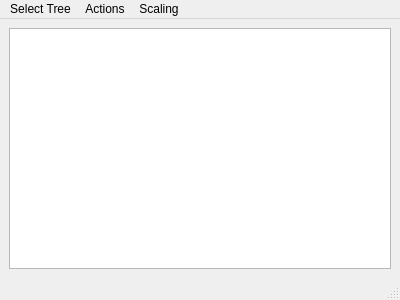
<?xml version="1.0" encoding="UTF-8"?>
<ui version="4.0">
 <class>BSGarden</class>
 <widget class="QMainWindow" name="BSGarden">
  <property name="geometry">
   <rect>
    <x>0</x>
    <y>0</y>
    <width>400</width>
    <height>300</height>
   </rect>
  </property>
  <property name="windowTitle">
   <string>BSGarden</string>
  </property>
  <widget class="QWidget" name="centralwidget">
   <layout class="QHBoxLayout" name="horizontalLayout">
    <item>
     <widget class="QGraphicsView" name="gv">
      <property name="sizePolicy">
       <sizepolicy hsizetype="Expanding" vsizetype="Expanding">
        <horstretch>0</horstretch>
        <verstretch>0</verstretch>
       </sizepolicy>
      </property>
      <property name="autoFillBackground">
       <bool>false</bool>
      </property>
      <property name="verticalScrollBarPolicy">
       <enum>Qt::ScrollBarAsNeeded</enum>
      </property>
      <property name="horizontalScrollBarPolicy">
       <enum>Qt::ScrollBarAsNeeded</enum>
      </property>
      <property name="alignment">
       <set>Qt::AlignCenter</set>
      </property>
      <property name="resizeAnchor">
       <enum>QGraphicsView::AnchorViewCenter</enum>
      </property>
      <property name="viewportUpdateMode">
       <enum>QGraphicsView::SmartViewportUpdate</enum>
      </property>
     </widget>
    </item>
   </layout>
  </widget>
  <widget class="QMenuBar" name="menubar">
   <property name="geometry">
    <rect>
     <x>0</x>
     <y>0</y>
     <width>400</width>
     <height>17</height>
    </rect>
   </property>
   <widget class="QMenu" name="menuActions">
    <property name="title">
     <string>Actions</string>
    </property>
    <addaction name="emplace"/>
    <addaction name="emplace_random"/>
    <addaction name="remove"/>
    <addaction name="clear"/>
   </widget>
   <widget class="QMenu" name="menuSelect_Tree">
    <property name="title">
     <string>Select Tree</string>
    </property>
    <addaction name="bst"/>
    <addaction name="avl"/>
    <addaction name="red_black"/>
    <addaction name="treap"/>
    <addaction name="splay"/>
   </widget>
   <widget class="QMenu" name="menuScaling">
    <property name="title">
     <string>Scaling</string>
    </property>
    <addaction name="zoom_in"/>
    <addaction name="zoom_out"/>
   </widget>
   <addaction name="menuSelect_Tree"/>
   <addaction name="menuActions"/>
   <addaction name="menuScaling"/>
  </widget>
  <widget class="QStatusBar" name="statusbar"/>
  <action name="emplace">
   <property name="text">
    <string>Emplace value</string>
   </property>
  </action>
  <action name="emplace_random">
   <property name="text">
    <string>Emaplce random values</string>
   </property>
  </action>
  <action name="remove">
   <property name="text">
    <string>Delete selected</string>
   </property>
  </action>
  <action name="clear">
   <property name="text">
    <string>Clear tree</string>
   </property>
  </action>
  <action name="bst">
   <property name="text">
    <string>BST</string>
   </property>
  </action>
  <action name="avl">
   <property name="text">
    <string>AVL</string>
   </property>
  </action>
  <action name="zoom_in">
   <property name="text">
    <string>Zoom in</string>
   </property>
   <property name="shortcut">
    <string>Ctrl+=</string>
   </property>
  </action>
  <action name="zoom_out">
   <property name="text">
    <string>Zoom out</string>
   </property>
   <property name="shortcut">
    <string>Ctrl+-</string>
   </property>
  </action>
  <action name="red_black">
   <property name="text">
    <string>RedBlack</string>
   </property>
  </action>
  <action name="treap">
   <property name="text">
    <string>Treap</string>
   </property>
  </action>
  <action name="splay">
   <property name="text">
    <string>Splay</string>
   </property>
  </action>
 </widget>
 <resources/>
 <connections/>
</ui>
